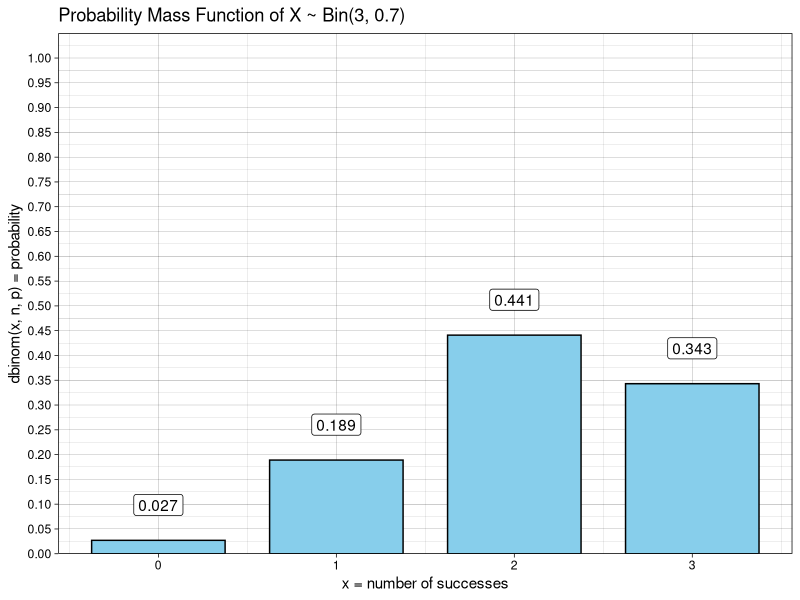
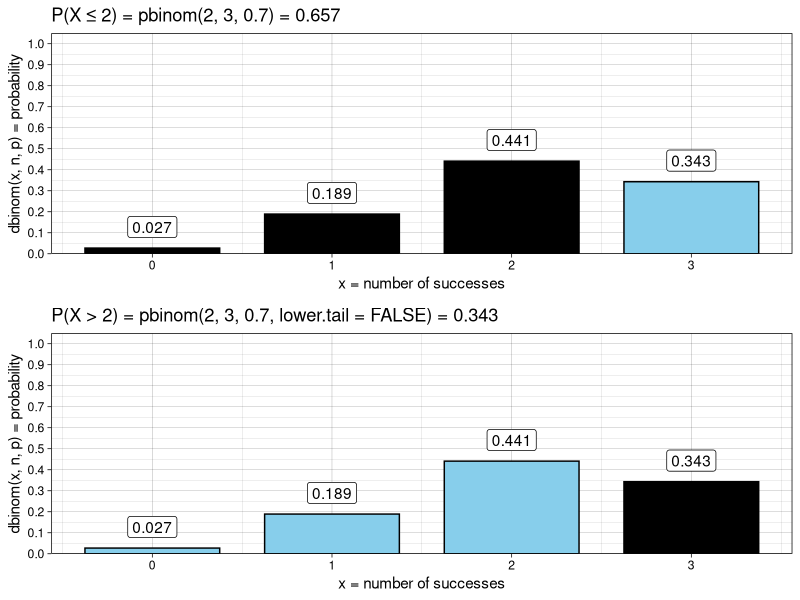
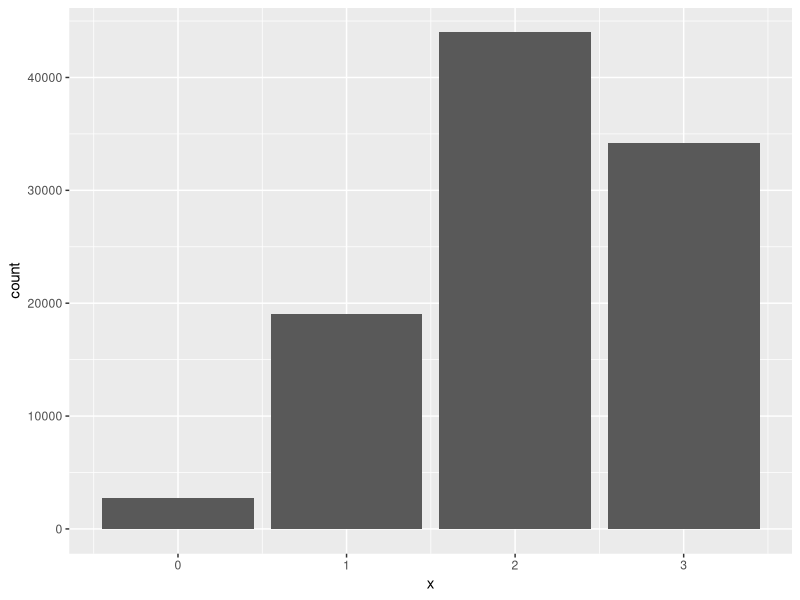
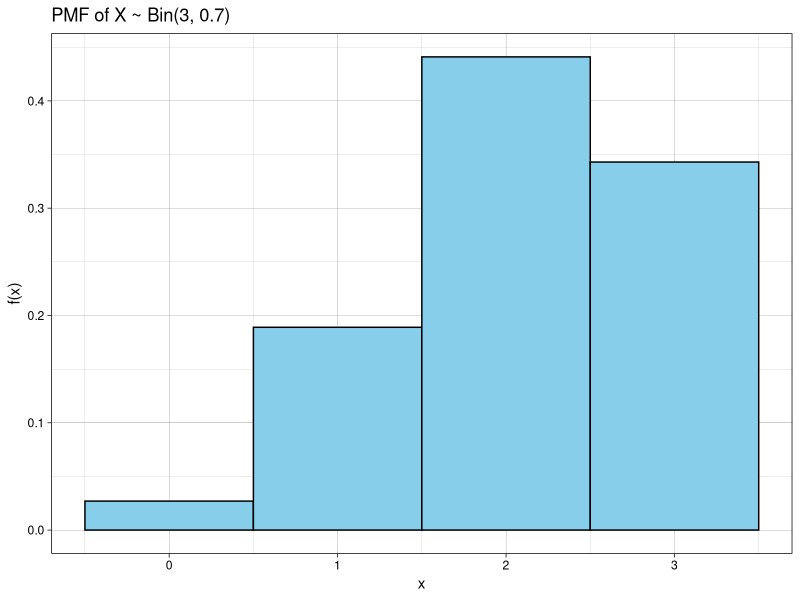
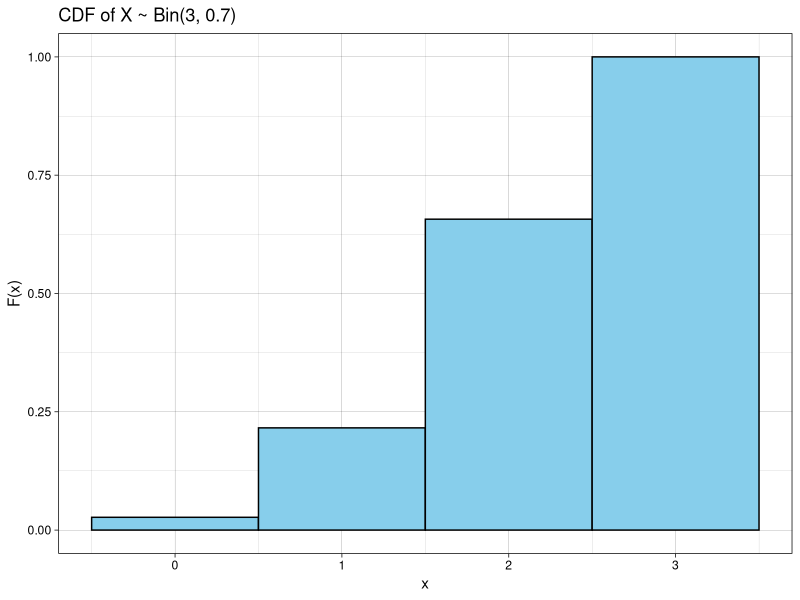
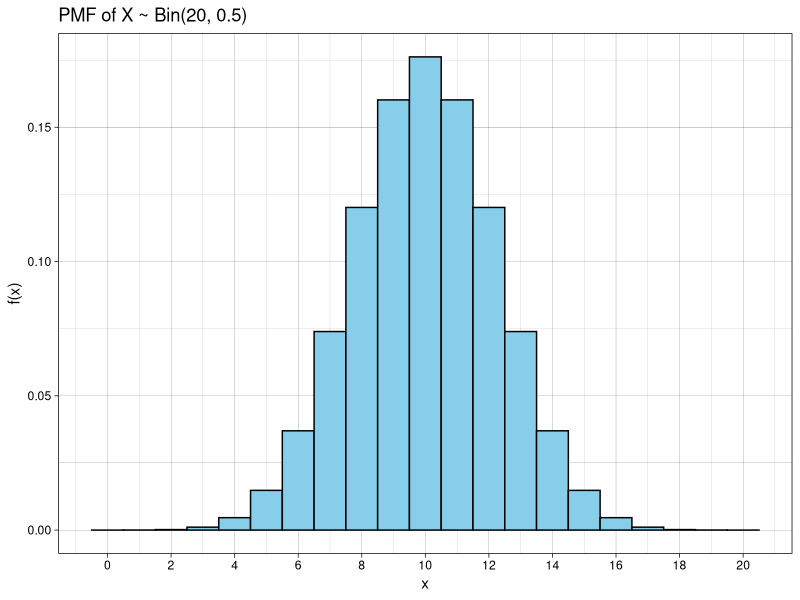
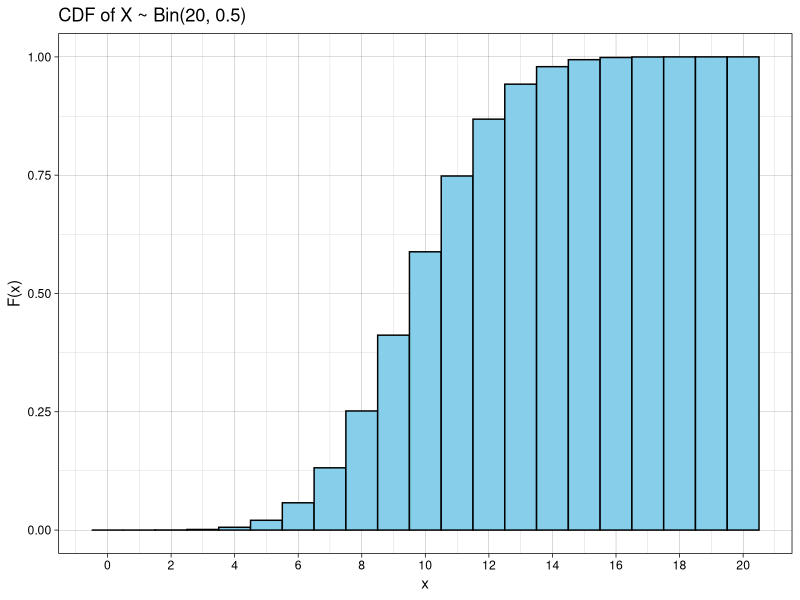

Generate these figures, in order, with R:
## ---- chunk 1
knitr::opts_chunk$set(message = FALSE, warning = FALSE, comment = NA)
library(tidyverse)
library(kableExtra)
library(knitr)
## ---- chunk 2
dbinom(1, 3, 0.7)   # P(X = 1 head)
dbinom(3, 3, 0.7)   # P(X = 3 heads)
## ---- chunk 3
dbinom(0:3, 3, 0.5)   # compute all probabilities at the same time
## ---- chunk 4
pbinom(0:3, 3, 0.7)   # biased coin, x = {0, 1, 2, 3} heads
## ---- chunk 5
pbinom(0:3, 3, 0.5)   # fair coin, x = {0, 1, 2, 3} heads
## ---- chunk 6
pbinom(2, 3, 0.7)    # probability of 0, 1, or 2 heads
1 - pbinom(2, 3, 0.7)   # probability of more than 2 heads
pbinom(2, 3, 0.7, lower.tail = FALSE)   # better code
## ---- chunk 7
pbinom(0:3, 3, 0.5)   # P(X <= x) for all possible x
## ---- chunk 8
pbinom(0:3, 3, 0.5, lower.tail = FALSE)   # P(X > x)
## ---- chunk 9
pbinom(0:3, 3, 0.5) + pbinom(0:3, 3, 0.5, lower.tail = FALSE)
## ---- chunk 10
distTable <- tibble(x = 0:3, 
                    pdf = dbinom(0:3, 3, 0.7), 
                    CDF = pbinom(0:3, 3, 0.7)) 
ggplot(distTable, aes(x = x, y = pdf, label = pdf)) +
  geom_col(fill = "skyblue", color = "black", width = 0.75) +
  scale_y_continuous(limits = c(0, 1.05),
                     breaks = seq(0, 1, 0.05),
                     expand = c(0,0)) +
  geom_label(vjust = 0, nudge_y = 0.05) +
  labs(title = "Probability Mass Function of X ~ Bin(3, 0.7)",
       x = "x = number of successes",
       y = "dbinom(x, n, p) = probability") +
  theme_linedraw()
## ---- chunk 11
plotA <- ggplot(distTable, aes(x = x, y = pdf, label = pdf)) +
  geom_col(fill = c("black", "black", "black", "skyblue"), color = "black", width = 0.75) +
  scale_y_continuous(limits = c(0, 1.05),
                     breaks = seq(0, 1, 0.1),
                     expand = c(0,0)) +
  geom_label(vjust = 0, nudge_y = 0.05) +
  labs(title = sprintf("P(X ≤ 2) = pbinom(2, 3, 0.7) = %1.3f", pbinom(2, 3, 0.7)),
       x = "x = number of successes",
       y = "dbinom(x, n, p) = probability") +
  theme_linedraw()

plotB <- ggplot(distTable, aes(x = x, y = pdf, label = pdf)) +
  geom_col(fill = c("skyblue", "skyblue", "skyblue", "black"), color = "black", width = 0.75) +
  scale_y_continuous(limits = c(0, 1.05),
                     breaks = seq(0, 1, 0.1),
                     expand = c(0,0)) +
  geom_label(vjust = 0, nudge_y = 0.05) +
  labs(title = sprintf("P(X > 2) = pbinom(2, 3, 0.7, lower.tail = FALSE) = %1.3f", pbinom(2, 3, 0.7, F)),
       x = "x = number of successes",
       y = "dbinom(x, n, p) = probability") +
  theme_linedraw()

gridExtra::grid.arrange(plotA, plotB)
## ---- chunk 12
qbinom(0.25, 3, 0.7)   # 25th percentile of X ~ Bin(3, 0.7)
qbinom(0.75, 3, 0.7)   # 75th percentile of X ~ Bin(3, 0.7)
## ---- chunk 13
rbinom(20, 3, 0.7)   
## ---- chunk 14
binom_sample <- tibble(x = rbinom(10^5, 3, 0.7))   # 100,000 samples
binom_sample %>% 
  count(x) %>% 
  mutate(proportion = prop.table(n))
## ---- chunk 15
binom_sample %>% 
  count(x) %>% 
  mutate(empirical   = prop.table(n),
         theoretical = dbinom(0:3, 3, 0.7))
## ---- chunk 16
ggplot(binom_sample, aes(x = x)) + geom_bar()   # add formatting 
## ---- chunk 17
binom_sample %>% 
  summarize(samples = n(),
            mean_x  = mean(x),
            var_x   = var(x))
## ---- chunk 18
n <- 3     # enter n
p <- 0.7   # enter p
distTable <- tibble(x   = 0:n,               # x = {0, 1, ... , n}
                    pmf = dbinom(x, n, p),   # calculate for all x
                    CDF = pbinom(x, n, p))   # calculate for all x
distTable
## ---- chunk 19
breakby <- 1   # choose spacing for the x-axis tick marks

ggplot(distTable, aes(x = x, y = pmf)) +
  geom_col(fill = "skyblue", color = "black", width = 1) +
  scale_x_continuous(breaks = seq(from = 0, to = n, by = breakby)) +
  labs(title = sprintf("PMF of X ~ Bin(%1.0f, %1.1f)", n, p),
       x = "x", 
       y = "f(x)") +
  theme_linedraw()
## ---- chunk 20
breakby <- 1   # choose spacing for the x-axis tick marks

ggplot(distTable, aes(x = x, y = CDF)) +
  geom_col(fill = "skyblue", color = "black", width = 1) +
  scale_x_continuous(breaks = seq(from = 0, to = n, by = breakby)) +
  labs(title = sprintf("CDF of X ~ Bin(%1.0f, %1.1f)", n, p),
       x = "x", 
       y = "F(x)") +
  theme_linedraw()
## ---- chunk 21
n <- 20
p <- 0.5
distTable <- tibble(x   = 0:n,
                    pmf = dbinom(x, n, p),
                    CDF = pbinom(x, n, p))
head(distTable, 6)   # the full table is too large for the slide
## ---- chunk 22
breakby <- 2

ggplot(distTable, aes(x = x, y = pmf)) +
  geom_col(fill = "skyblue", color = "black", width = 1) +
  scale_x_continuous(breaks = seq(from = 0, to = n, by = breakby)) +
  labs(title = sprintf("PMF of X ~ Bin(%1.0f, %1.1f)", n, p),
       x = "x", 
       y = "f(x)") +
  theme_linedraw()
## ---- chunk 23
breakby <- 2

ggplot(distTable, aes(x = x, y = CDF)) +
  geom_col(fill = "skyblue", color = "black", width = 1) +
  scale_x_continuous(breaks = seq(from = 0, to = n, by = breakby)) +
  labs(title = sprintf("CDF of X ~ Bin(%1.0f, %1.1f)", n, p),
       x = "x", 
       y = "F(x)") +
  theme_linedraw()
